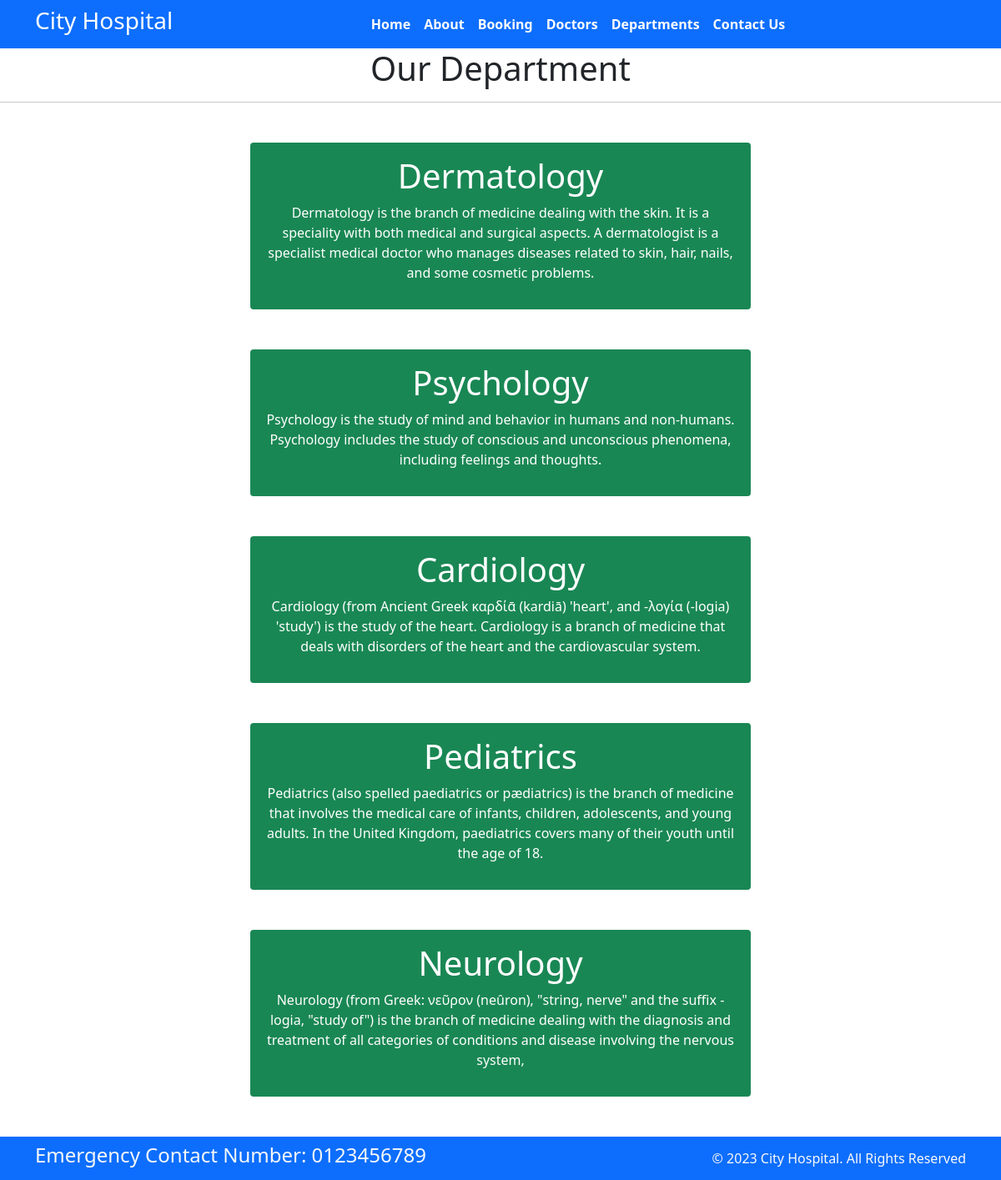
Page /department/ on the committed database.
### home/models.py (models this page shows, shortened)
class Departments(models.Model):
    dep_name = models.CharField(max_length=100)
    dep_description = models.TextField()

### home/views.py (the view)
# urls.py: path('department/', views.department, name="department")
def department(request):
    dict_dept = {
        'dept': Departments.objects.all()
    }
    return render(request, 'department.html',dict_dept)

### templates/department.html (shortened to what this page needs)
{% extends 'base.html'%}
{% block content %}
<h1 class="text-center">Our Department</h1>
<hr>
{%for d in dept%}
<div class="mx-auto w-50 bg-success text-center text-white p-3 my-5 border-warning rounded"  >
    <h1>{{d.dep_name}}</h1>
    <p>{{d.dep_description}}</p>
</div>
{% endfor %}
{% endblock content %}

### templates/base.html (shortened to what this page needs)
{% load static %}
<!DOCTYPE html>
<html>
  <head>
    <link rel="stylesheet"
      href=" https://cdn.jsdelivr.net/npm/bootstrap@5.1.3/dist/css/bootstrap.min.css ">
    <link rel="stylesheet"
      href="https://use.fontawesome.com/releases/v5.2.0/css/all.css">
      <link rel="stylesheet" href="{% static '/css/style.css' %}">
  </head>
  <body>
    <nav class="navbar bg-primary navbar-expand-md ">
      <div class="container">
        <div class="col-2 text-left pl-md-0">
          <h3 class="text-white"> City Hospital </h3>
        </div>
        <div
          class="collapse navbar-collapse justify-content-center col-md-8 navbar-collapse-3">
          <ul class="navbar-nav justify-content-center  fw-bold">
            <li class="nav-item active">
              <a class="nav-link text-white" href="{% url 'home' %}">Home</a>
            </li>
            <li class="nav-item">
              <a class="nav-link text-white" href="{% url 'about' %}">About</a>
            </li>
            <li class="nav-item">
              <a class="nav-link text-white" href="{% url 'booking' %}">Booking</a>
            </li>
            <li class="nav-item">
              <a class="nav-link text-white" href="{% url 'doctors' %}">Doctors</a>
            </li>
			      <li class="nav-item">
              <a class="nav-link text-white" href="{% url 'department' %}">Departments</a>
            </li>
            <li class="nav-item">
              <a class="nav-link text-white" href="{% url 'contacts' %}">Contact Us</a>
            </li>
          </ul>
        </div>
      </div>
    </nav>
    {% block content %}
    {% endblock content %}
    <section class="">
      <footer class="pt-2 pb-2  bg-primary text-light">
        <div class="container">
          <div class="row align-items-center">
            <div class="col-12 col-md-8">
              <h4>Emergency Contact Number: 0123456789</h4>
            </div>
            <div class="col-12 col-md-4 mt-4 mt-md-0 text-center text-md-end">
              © 2023 City Hospital. All Rights Reserved
            </div>
          </div>
        </div>
      </footer>
    </section>
  </body>
</html>

### rows in the picture
Departments: dep_name "Dermatology", dep_description "Dermatology is the branch of medicine dealing with the skin. It is a speciality with both medical and surgical aspects. A dermatologist is a specialist medical doctor who manages diseases related to skin, hair, nails, and some cosmetic problems."
Departments: dep_name "Psychology", dep_description "Psychology is the study of mind and behavior in humans and non-humans. Psychology includes the study of conscious and unconscious phenomena, including feelings and thoughts."
Departments: dep_name "Cardiology", dep_description "Cardiology (from Ancient Greek καρδίᾱ (kardiā) 'heart', and -λογία (-logia) 'study') is the study of the heart. Cardiology is a branch of medicine that deals with disorders of the heart and the cardiovascular system."
Departments: dep_name "Pediatrics", dep_description "Pediatrics (also spelled paediatrics or pædiatrics) is the branch of medicine that involves the medical care of infants, children, adolescents, and young adults. In the United Kingdom, paediatrics covers many of their youth until the age of 18."
Departments: dep_name "Neurology", dep_description "Neurology (from Greek: νεῦρον (neûron), \"string, nerve\" and the suffix -logia, \"study of\") is the branch of medicine dealing with the diagnosis and treatment of all categories of conditions and disease involving the nervous system,"
